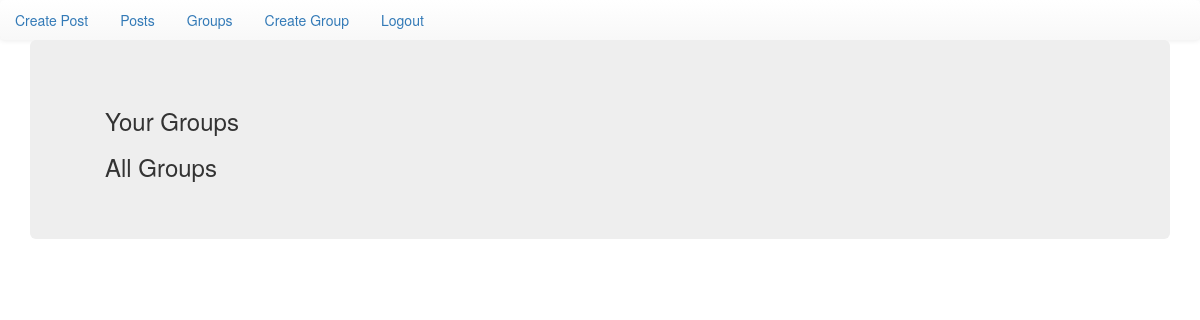
Before: /posts/25nsriswathi (signed in) with the older database file.
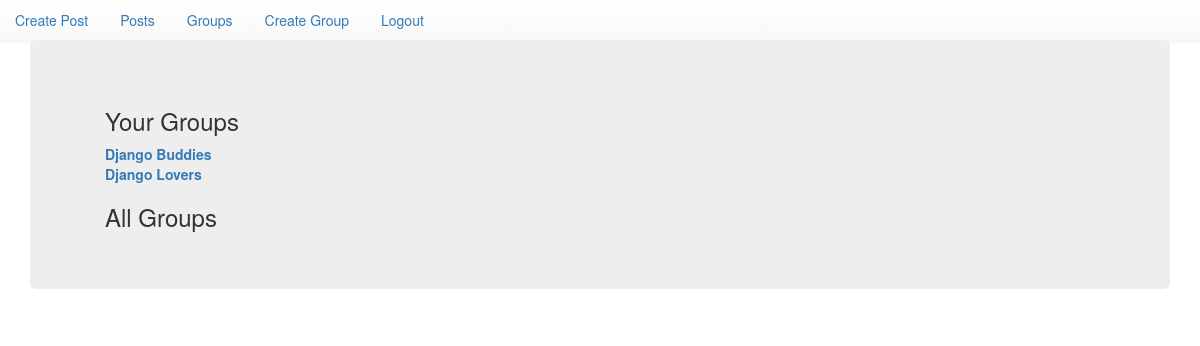
After: the same page with the newer database file.
### groups/models.py (models this page shows, shortened)
class GroupMember(models.Model):
    group = models.ForeignKey(Group, related_name='memberships', on_delete=models.CASCADE)
    user = models.ForeignKey(User, related_name='user_groups', on_delete=models.CASCADE)
    class Meta:
        unique_together=('group','user')

class Group(models.Model):
    name = models.CharField(max_length=256)
    slug = models.SlugField(allow_unicode=True, unique=True)
    description = models.TextField(blank=True, default='')
    description_html = models.TextField(editable=False,blank=True, default='' )
    members = models.ManyToManyField(User, through='GroupMember')
    class Meta:
        ordering = ['name']

### posts/views.py (the view)
# urls.py: path('posts/<username>',views.PostList.as_view(), name='all' ),
class PostList(SelectRelatedMixin,ListView):
    model = Post
    select_related = ('user','group')
    template_name='posts/post_list.html'
    def get_queryset(self):
        try:
            self.user_groups = GroupMember.objects.prefetch_related('group','user').filter(user__username__iexact=self.kwargs.get('username')).distinct()
            self.other_groups = GroupMember.objects.prefetch_related('group','user').exclude(user__username__iexact=self.kwargs.get('username')).distinct()
            gnames=[]
            self.my_groups=[]
            for g in self.user_groups:
                if(g.group.name not in gnames):
                    gnames.append(g.group.name)
                    self.my_groups.append(g)
            onames=[]
            self.o_groups=[]
            for g in self.other_groups:
                if(g.group.name not in onames):
                    onames.append(g.group.name)
                    self. o_groups.append(g)
        except:
            raise Http404
        else:
            return self.user_groups.all()
    def get_context_data(self, **kwargs):
        context = super().get_context_data(**kwargs)
        context["user_groups"] = self.my_groups
        context["other_groups"] = self.o_groups
        return context

### posts/templates/posts/post_list.html (shortened to what this page needs)
{% extends 'posts/post_base.html' %}
{% block post_content %}
<div class="col-md-4">
    {% if user.is_authenticated %}
    <div class="card card-with-shadow">
        <div class="content">
            <h3 class="title">Your Groups</h3>
                <ul class="list-unstyled">
                    {% for member_group in user_groups %}
                    <li><a href="{% url 'groups:single' slug=member_group.group.slug %}"><strong>{{ member_group.group.name }}</strong></a></li>
                    {% endfor %}
                </ul>
            </div>
        </div>
        {% endif %}
        <div class="card card-with-shadow">
            <div class="content">
                <h3 class="title">All Groups</h3>
                </div>
            </div>
</div>
{% endblock %}
{% block post_post %}
<div class="col-md-8">
</div>
        {% endblock %}

Changed rows visible on the page:
added GroupMember: group.name "Django Buddies"
added GroupMember: group.name "Django Lovers"
